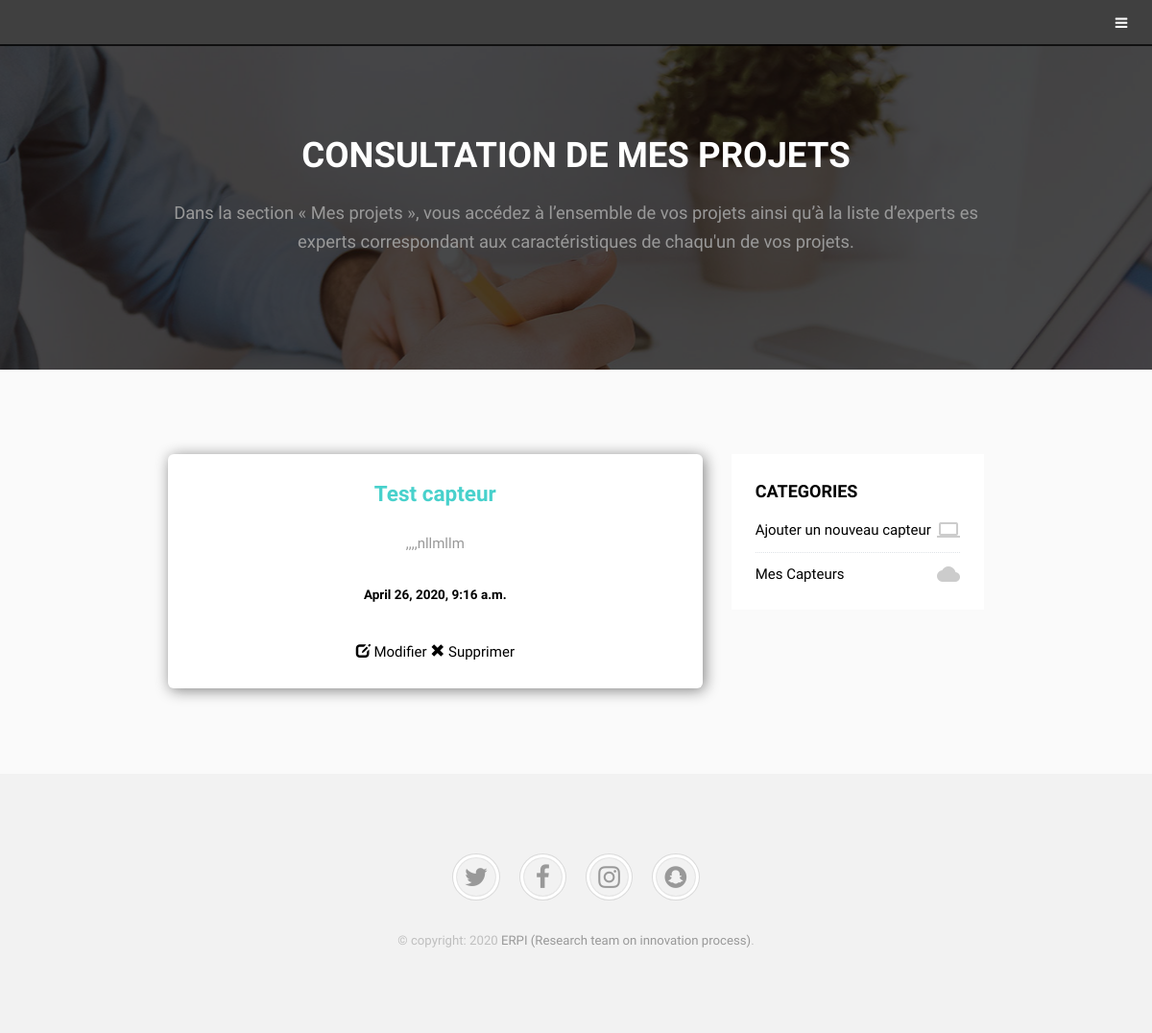
Page /CapMat/Capteurs/ (signed in) on the committed database.
### classroom/models.py (models this page shows, shortened)
class Capteur(models.Model):
    owner = models.ForeignKey(User, on_delete=models.CASCADE, related_name='capteurs')
    nom_capteur = models.CharField(max_length=270,verbose_name= u"Nom du capteur ",  null=True, blank=True)
    type_capteur = models.CharField(max_length=270,verbose_name= u"Type du capteur  ",  null=True, blank=True)
    description_projet = models.TextField(max_length=100000,verbose_name=u"Description du capteur ",null=True, blank=True)
    type_evt = models.ForeignKey(TypeCapteur, on_delete=models.CASCADE, related_name='type_capteurs')
    domaine = models.ManyToManyField(Domaine, verbose_name= u"Domaines d'application  ", related_name='domaines_capteur')
    subject = models.ManyToManyField(Subject, verbose_name= u"Mots Clés  ", related_name='capteurs')
    technologie_utilisee = models.CharField(max_length=270,verbose_name= u"Technologie utilisée",  null=True, blank=True)
    etendue = models.CharField(max_length=270,verbose_name= u"Etendue de mesure  ",  null=True, blank=True)
    sensibilite = models.CharField(max_length=270,verbose_name= u"Sensibilité ",  null=True, blank=True)
    resolution = models.CharField(max_length=270,verbose_name= u"Résolution ",  null=True, blank=True)
    precision = models.CharField(max_length=270,verbose_name= u"Précision  ",  null=True, blank=True)
    rapidite = models.CharField(max_length=270,verbose_name= u"Rapidité ",  null=True, blank=True)
    justesse = models.CharField(max_length=270,verbose_name= u"Justesse  ",  null=True, blank=True)
    reproductibilite = models.CharField(max_length=270,verbose_name= u"Reproductibilité ",  null=True, blank=True)
    temps_de_reponse = models.CharField(max_length=270,verbose_name= u"Temps de réponse   ",  null=True, blank=True)
    bande_passante = models.CharField(max_length=270,verbose_name= u"Bande passante   ",  null=True, blank=True)
    hysteresis = models.CharField(max_length=270,verbose_name= u"Hystérésis ",  null=True, blank=True)
    gamme_temperature = models.CharField(max_length=270,verbose_name= u"Gamme de température d'utilisation ",  null=True, blank=True)
    file_1 = models.ImageField(upload_to='images/',verbose_name=u"Figure associée au produit ", null=True, blank=True)
    file_2 = models.FileField(upload_to='images/',verbose_name=u"Télécharger field 2 ", null=True, blank=True)
    file_3 = models.FileField(upload_to='images/',verbose_name=u"Télécharger field 3 ", null=True, blank=True)
    confidentalite= models.BooleanField( verbose_name=u"Je souhaite que mon projet reste confidentiel ", default=False)
    created_at = models.DateTimeField(auto_now_add=True, null= True)

### classroom/views/students.py (the view)
# urls.py: path('Capteurs/', students.CapteursView.as_view(), name='capteur_home'),
@method_decorator([login_required, student_required], name='dispatch')
class CapteursView(ListView):
    model = Capteur
    context_object_name = 'quizzes'
    template_name = 'technologies/MesTechnologies/home_page.html'
    def get_queryset(self):
        queryset = self.request.user.capteurs  \
            .select_related()
        return queryset

### classroom/templates/technologies/MesTechnologies/home_page.html (shortened to what this page needs)
{% load static %}
<!DOCTYPE HTML>
<html>
	<head>
		<link rel="stylesheet" href="{% static 'template/assets/css/main.css' %}" />
		<link rel="stylesheet" href="{% static 'template/assets/css/main.css' %}" />
		<link rel="stylesheet" href="{%  static  'css/style.css' %}">
		<link rel="stylesheet" href="https://cdnjs.cloudflare.com/ajax/libs/font-awesome/4.7.0/css/font-awesome.min.css">
	  <link href="//maxcdn.bootstrapcdn.com/bootstrap/3.3.0/css/bootstrap.min.css" rel="stylesheet" id="bootstrap-css">
	  <link rel="stylesheet" href="{%  static 'collaboration/assets/css/main.css' %}"  />
	</head>
	<body class="subpage">
			<header id="header">
				<a href="#menu" class="toggle"><span>Menu</span></a>
			</header>
			<section id="theree" class="wrapper style3">
				<div class="inner">
					<header class="align-center">
						<h2>Consultation de mes projets</h2>
						<p>Dans la section « Mes projets », vous accédez à l’ensemble de vos projets ainsi qu’à la liste d’experts es experts correspondant aux caractéristiques de chaqu'un de vos projets.</p>
					</header>
				</div>
			</section>
			<section id="theree" class="wrapper style1">
				<div class="inner">
					<div class="flex flex-3">
            <div class="col-md-8 blog-content">
              {% for quiz in quizzes %}
              <div class="sidebar-box" style="  box-shadow: 2px 2px 15px grey;
              border-radius: 6px;" >
               <h4 style="  text-align: center; color:#48D1CC">{{ quiz.nom_capteur }}</h4>
                        <p style="text-align: center">{{ quiz.description_projet}}</p>
                      <h5 style="text-align: center" href="tech-single.html" title="">{{quiz.created_at}}</h5> </br>
<div class="align-center">
			<a   href="{% url 'students:capteur_change' quiz.pk %}"  class="butn butn-light mt-30">
							<span class="glyphicon glyphicon-edit" aria-hidden="true"></span>
							<span>Modifier</span>
						</a>
						<a href="{% url 'students:capteur_delete' quiz.pk  %}" class="butn butn-light mt-30">
						   <span class="glyphicon glyphicon-remove" aria-hidden="true"></span>
							<span>Supprimer</span>
						</a>
</div>
                </div>
         {% endfor %}
              </div>
              <div class="col-md-4 sidebar">
                <div class="sidebar-box">
                  <div class="categories">
                    <h3>Categories </h3>
                    <li><a href="{% url 'students:capteur_add' %}">Ajouter un nouveau capteur <span><i class="material-icons">computer</i></span></a></li>
                    <li><a href="{% url 'students:capteur_home' %}">Mes Capteurs <span><i class="material-icons">cloud</i></span></a></li>
                  </div>
                </div>
              </div>
					</div>
				</div>
			</section>
			<footer id="footer">
				<div class="copyright">
					<ul class="icons">
						<li><a href="#" class="icon fa-twitter"><span class="label">Twitter</span></a></li>
						<li><a href="#" class="icon fa-facebook"><span class="label">Facebook</span></a></li>
						<li><a href="#" class="icon fa-instagram"><span class="label">Instagram</span></a></li>
						<li><a href="#" class="icon fa-snapchat"><span class="label">Snapchat</span></a></li>
					</ul>
					<p>	&copy; copyright: 2020 <a href="https://templated.co/">ERPI (Research team on innovation process)</a>.</p>
				</div>
			</footer>
	</body>
</html>

### static/css/style.css (style rules this page uses)
html { overflow-x: hidden; }
body { line-height: 1.7; color: gray; font-weight: 400; font-size: 1rem; }
a { -webkit-transition: .3s all ease; -o-transition: .3s all ease; transition: .3s all ease; }
h1, h2, h3, h4, h5, .h1, .h2, .h3, .h4, .h5 { font-family: "Open Sans", -apple-system, BlinkMacSystemFont, "Segoe UI", Roboto, "Helvetica Neue", Arial, "Noto Sans", sans-serif, "Apple Color Emoji", "Segoe UI Emoji", "Segoe UI Symbol", "Noto Color Emoji"; }
body:after { -webkit-transition: .3s all ease-in-out; -o-transition: .3s all ease-in-out; transition: .3s all ease-in-out; }
.sidebar-box { margin-bottom: 30px; padding: 25px; font-size: 15px; width: 100%; float: left; background: #fff; }
.sidebar-box *:last-child { margin-bottom: 0; }
.sidebar-box h3 { font-size: 18px; margin-bottom: 15px; }
.categories li, .sidelink li { position: relative; margin-bottom: 10px; padding-bottom: 10px; border-bottom: 1px dotted #dee2e6; list-style: none; }
.categories li:last-child, .sidelink li:last-child { margin-bottom: 0; border-bottom: none; padding-bottom: 0; }
.categories li a, .sidelink li a { display: block; }
.categories li a span, .sidelink li a span { position: absolute; right: 0; top: 0; color: #ccc; }

### rows in the picture
Capteur: nom_capteur "Test capteur", description_projet ",,,,nllmllm", created_at "April 26, 2020, 9:16 a.m."
